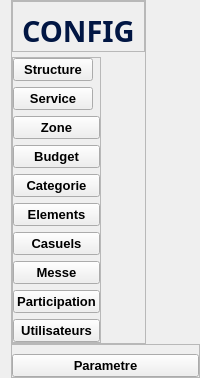
     <widget class="QWidget" name="leftMenu" native="true">
      <property name="sizePolicy">
       <sizepolicy hsizetype="Minimum" vsizetype="Minimum">
        <horstretch>0</horstretch>
        <verstretch>0</verstretch>
       </sizepolicy>
      </property>
      <property name="font">
       <font>
        <weight>50</weight>
        <bold>false</bold>
       </font>
      </property>
      <property name="styleSheet">
       <string notr="true"/>
      </property>
      <layout class="QVBoxLayout" name="verticalLayout_10">
       <property name="spacing">
        <number>0</number>
       </property>
       <property name="sizeConstraint">
        <enum>QLayout::SetMinAndMaxSize</enum>
       </property>
       <property name="topMargin">
        <number>0</number>
       </property>
       <property name="rightMargin">
        <number>0</number>
       </property>
       <property name="bottomMargin">
        <number>0</number>
       </property>
       <item alignment="Qt::AlignLeft|Qt::AlignTop">
        <widget class="QFrame" name="frame_9">
         <property name="sizePolicy">
          <sizepolicy hsizetype="Expanding" vsizetype="Preferred">
           <horstretch>0</horstretch>
           <verstretch>0</verstretch>
          </sizepolicy>
         </property>
         <property name="frameShape">
          <enum>QFrame::StyledPanel</enum>
         </property>
         <property name="frameShadow">
          <enum>QFrame::Raised</enum>
         </property>
         <layout class="QVBoxLayout" name="verticalLayout_11">
          <property name="spacing">
           <number>5</number>
          </property>
          <property name="sizeConstraint">
           <enum>QLayout::SetMinAndMaxSize</enum>
          </property>
          <property name="leftMargin">
           <number>0</number>
          </property>
          <property name="topMargin">
           <number>0</number>
          </property>
          <property name="rightMargin">
           <number>0</number>
          </property>
          <property name="bottomMargin">
           <number>0</number>
          </property>
          <item alignment="Qt::AlignLeft|Qt::AlignTop">
           <widget class="QFrame" name="frame_10">
            <property name="frameShape">
             <enum>QFrame::StyledPanel</enum>
            </property>
            <property name="frameShadow">
             <enum>QFrame::Raised</enum>
            </property>
            <layout class="QHBoxLayout" name="horizontalLayout_16">
             <property name="sizeConstraint">
              <enum>QLayout::SetMinAndMaxSize</enum>
             </property>
             <property name="bottomMargin">
              <number>0</number>
             </property>
             <item>
              <widget class="QLabel" name="label_23">
               <property name="font">
                <font>
                 <family>GeForce</family>
                 <pointsize>22</pointsize>
                 <weight>75</weight>
                 <bold>true</bold>
                </font>
               </property>
               <property name="styleSheet">
                <string notr="true">color: rgb(1, 22, 67);</string>
               </property>
               <property name="text">
                <string>CONFIG</string>
               </property>
              </widget>
             </item>
            </layout>
           </widget>
          </item>
          <item alignment="Qt::AlignLeft|Qt::AlignTop">
           <widget class="QFrame" name="frame_8">
            <property name="frameShape">
             <enum>QFrame::StyledPanel</enum>
            </property>
            <property name="frameShadow">
             <enum>QFrame::Raised</enum>
            </property>
            <layout class="QVBoxLayout" name="verticalLayout_9">
             <property name="spacing">
              <number>6</number>
             </property>
             <property name="sizeConstraint">
              <enum>QLayout::SetMinAndMaxSize</enum>
             </property>
             <property name="leftMargin">
              <number>0</number>
             </property>
             <property name="topMargin">
              <number>0</number>
             </property>
             <property name="rightMargin">
              <number>0</number>
             </property>
             <property name="bottomMargin">
              <number>0</number>
             </property>
             <item alignment="Qt::AlignLeft">
              <widget class="QPushButton" name="structureBtn">
               <property name="font">
                <font>
                 <pointsize>10</pointsize>
                 <weight>75</weight>
                 <italic>false</italic>
                 <bold>true</bold>
                 <underline>false</underline>
                 <strikeout>false</strikeout>
                 <kerning>true</kerning>
                </font>
               </property>
               <property name="cursor">
                <cursorShape>PointingHandCursor</cursorShape>
               </property>
               <property name="layoutDirection">
                <enum>Qt::LeftToRight</enum>
               </property>
               <property name="text">
                <string>Structure</string>
               </property>
               <property name="icon">
                <iconset>
                 <normaloff>../static/asset/icons/white/box.svg</normaloff>../static/asset/icons/white/box.svg</iconset>
               </property>
               <property name="iconSize">
                <size>
                 <width>25</width>
                 <height>25</height>
                </size>
               </property>
              </widget>
             </item>
             <item alignment="Qt::AlignLeft">
              <widget class="QPushButton" name="serviceBtn">
               <property name="font">
                <font>
                 <pointsize>10</pointsize>
                 <weight>75</weight>
                 <italic>false</italic>
                 <bold>true</bold>
                 <underline>false</underline>
                 <strikeout>false</strikeout>
                 <kerning>true</kerning>
                </font>
               </property>
               <property name="cursor">
                <cursorShape>PointingHandCursor</cursorShape>
               </property>
               <property name="layoutDirection">
                <enum>Qt::LeftToRight</enum>
               </property>
               <property name="text">
                <string>Service</string>
               </property>
               <property name="icon">
                <iconset>
                 <normaloff>../static/asset/icons/white/server.svg</normaloff>../static/asset/icons/white/server.svg</iconset>
               </property>
               <property name="iconSize">
                <size>
                 <width>25</width>
                 <height>25</height>
                </size>
               </property>
              </widget>
             </item>
             <item>
              <widget class="QPushButton" name="zoneBtn">
               <property name="font">
                <font>
                 <pointsize>10</pointsize>
                 <weight>75</weight>
                 <italic>false</italic>
                 <bold>true</bold>
                 <underline>false</underline>
                 <strikeout>false</strikeout>
                 <kerning>true</kerning>
                </font>
               </property>
               <property name="cursor">
                <cursorShape>PointingHandCursor</cursorShape>
               </property>
               <property name="layoutDirection">
                <enum>Qt::LeftToRight</enum>
               </property>
               <property name="text">
                <string>Zone</string>
               </property>
               <property name="icon">
                <iconset>
                 <normaloff>../static/asset/icons/white/trello.svg</normaloff>../static/asset/icons/white/trello.svg</iconset>
               </property>
               <property name="iconSize">
                <size>
                 <width>25</width>
                 <height>25</height>
                </size>
               </property>
              </widget>
             </item>
             <item>
              <widget class="QPushButton" name="budgetBtn">
               <property name="font">
                <font>
                 <pointsize>10</pointsize>
                 <weight>75</weight>
                 <italic>false</italic>
                 <bold>true</bold>
                 <underline>false</underline>
                 <strikeout>false</strikeout>
                 <kerning>true</kerning>
                </font>
               </property>
               <property name="cursor">
                <cursorShape>PointingHandCursor</cursorShape>
               </property>
               <property name="layoutDirection">
                <enum>Qt::LeftToRight</enum>
               </property>
               <property name="text">
                <string>Budget</string>
               </property>
               <property name="icon">
                <iconset>
                 <normaloff>../static/asset/icons/white/trending-up.svg</normaloff>../static/asset/icons/white/trending-up.svg</iconset>
               </property>
               <property name="iconSize">
                <size>
                 <width>25</width>
                 <height>25</height>
                </size>
               </property>
              </widget>
             </item>
             <item>
              <widget class="QPushButton" name="categorieBtn">
               <property name="font">
                <font>
                 <pointsize>10</pointsize>
                 <weight>75</weight>
                 <italic>false</italic>
                 <bold>true</bold>
                 <underline>false</underline>
                 <strikeout>false</strikeout>
                 <kerning>true</kerning>
                </font>
               </property>
               <property name="cursor">
                <cursorShape>PointingHandCursor</cursorShape>
               </property>
               <property name="layoutDirection">
                <enum>Qt::LeftToRight</enum>
               </property>
               <property name="text">
                <string>Categorie</string>
               </property>
               <property name="icon">
                <iconset>
                 <normaloff>../static/asset/icons/white/inbox.svg</normaloff>../static/asset/icons/white/inbox.svg</iconset>
               </property>
               <property name="iconSize">
                <size>
                 <width>25</width>
                 <height>25</height>
                </size>
               </property>
              </widget>
             </item>
             <item>
              <widget class="QPushButton" name="elementBtn">
               <property name="font">
                <font>
                 <pointsize>10</pointsize>
                 <weight>75</weight>
                 <italic>false</italic>
                 <bold>true</bold>
                 <underline>false</underline>
                 <strikeout>false</strikeout>
                 <kerning>true</kerning>
                </font>
               </property>
               <property name="cursor">
                <cursorShape>PointingHandCursor</cursorShape>
               </property>
               <property name="layoutDirection">
                <enum>Qt::LeftToRight</enum>
               </property>
               <property name="text">
                <string>Elements</string>
               </property>
               <property name="icon">
                <iconset>
                 <normaloff>../static/asset/icons/white/shopping-bag.svg</normaloff>../static/asset/icons/white/shopping-bag.svg</iconset>
               </property>
               <property name="iconSize">
                <size>
                 <width>25</width>
                 <height>25</height>
                </size>
               </property>
              </widget>
             </item>
             <item>
              <widget class="QPushButton" name="casuelBtn">
               <property name="font">
                <font>
                 <pointsize>10</pointsize>
                 <weight>75</weight>
                 <italic>false</italic>
                 <bold>true</bold>
                 <underline>false</underline>
                 <strikeout>false</strikeout>
                 <kerning>true</kerning>
                </font>
               </property>
               <property name="cursor">
                <cursorShape>PointingHandCursor</cursorShape>
               </property>
               <property name="layoutDirection">
                <enum>Qt::LeftToRight</enum>
               </property>
               <property name="text">
                <string>Casuels</string>
               </property>
               <property name="icon">
                <iconset>
                 <normaloff>../static/asset/icons/white/archive.svg</normaloff>../static/asset/icons/white/archive.svg</iconset>
               </property>
               <property name="iconSize">
                <size>
                 <width>25</width>
                 <height>25</height>
                </size>
               </property>
              </widget>
             </item>
             <item>
              <widget class="QPushButton" name="messeBtn">
               <property name="font">
                <font>
                 <pointsize>10</pointsize>
                 <weight>75</weight>
                 <italic>false</italic>
                 <bold>true</bold>
                 <underline>false</underline>
                 <strikeout>false</strikeout>
                 <kerning>true</kerning>
                </font>
               </property>
               <property name="cursor">
                <cursorShape>PointingHandCursor</cursorShape>
               </property>
               <property name="layoutDirection">
                <enum>Qt::LeftToRight</enum>
               </property>
               <property name="text">
                <string>Messe</string>
               </property>
               <property name="icon">
                <iconset>
                 <normaloff>../static/asset/icons/white/cloud-drizzle.svg</normaloff>../static/asset/icons/white/cloud-drizzle.svg</iconset>
               </property>
               <property name="iconSize">
                <size>
                 <width>25</width>
                 <height>25</height>
                </size>
               </property>
              </widget>
             </item>
             <item>
              <widget class="QPushButton" name="participationBtn">
               <property name="font">
                <font>
                 <pointsize>10</pointsize>
                 <weight>75</weight>
                 <italic>false</italic>
                 <bold>true</bold>
                 <underline>false</underline>
                 <strikeout>false</strikeout>
                 <kerning>true</kerning>
                </font>
               </property>
               <property name="cursor">
                <cursorShape>PointingHandCursor</cursorShape>
               </property>
               <property name="layoutDirection">
                <enum>Qt::LeftToRight</enum>
               </property>
               <property name="text">
                <string>Participation</string>
               </property>
               <property name="icon">
                <iconset>
                 <normaloff>../static/asset/icons/white/share.svg</normaloff>../static/asset/icons/white/share.svg</iconset>
               </property>
               <property name="iconSize">
                <size>
                 <width>25</width>
                 <height>25</height>
                </size>
               </property>
              </widget>
             </item>
             <item>
              <widget class="QPushButton" name="compteBtn">
               <property name="font">
                <font>
                 <pointsize>10</pointsize>
                 <weight>75</weight>
                 <italic>false</italic>
                 <bold>true</bold>
                 <underline>false</underline>
                 <strikeout>false</strikeout>
                 <kerning>true</kerning>
                </font>
               </property>
               <property name="cursor">
                <cursorShape>PointingHandCursor</cursorShape>
               </property>
               <property name="layoutDirection">
                <enum>Qt::LeftToRight</enum>
               </property>
               <property name="text">
                <string>Utilisateurs</string>
               </property>
               <property name="icon">
                <iconset>
                 <normaloff>../static/asset/icons/white/users.svg</normaloff>../static/asset/icons/white/users.svg</iconset>
               </property>
               <property name="iconSize">
                <size>
                 <width>25</width>
                 <height>25</height>
                </size>
               </property>
              </widget>
             </item>
            </layout>
           </widget>
          </item>
         </layout>
        </widget>
       </item>
       <item alignment="Qt::AlignBottom">
        <widget class="QFrame" name="frame_11">
         <property name="frameShape">
          <enum>QFrame::StyledPanel</enum>
         </property>
         <property name="frameShadow">
          <enum>QFrame::Raised</enum>
         </property>
         <layout class="QVBoxLayout" name="verticalLayout_12">
          <property name="spacing">
           <number>0</number>
          </property>
          <property name="leftMargin">
           <number>0</number>
          </property>
          <property name="rightMargin">
           <number>0</number>
          </property>
          <property name="bottomMargin">
           <number>0</number>
          </property>
          <item>
           <widget class="QPushButton" name="settingsBtn">
            <property name="font">
             <font>
              <pointsize>10</pointsize>
              <weight>75</weight>
              <italic>false</italic>
              <bold>true</bold>
              <underline>false</underline>
              <strikeout>false</strikeout>
              <kerning>true</kerning>
             </font>
            </property>
            <property name="cursor">
             <cursorShape>PointingHandCursor</cursorShape>
            </property>
            <property name="layoutDirection">
             <enum>Qt::LeftToRight</enum>
            </property>
            <property name="text">
             <string>Parametre</string>
            </property>
            <property name="icon">
             <iconset>
              <normaloff>../static/asset/icons/white/settings.svg</normaloff>../static/asset/icons/white/settings.svg</iconset>
            </property>
            <property name="iconSize">
             <size>
              <width>25</width>
              <height>25</height>
             </size>
            </property>
           </widget>
          </item>
         </layout>
        </widget>
       </item>
      </layout>
     </widget>
